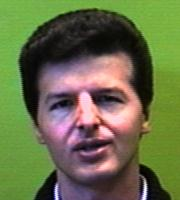
%> input picture faces/1.jpg, 180 x 200 px; its folder holds only this picture in this run
$ octave run.m   (GNU Octave 9; MATLAB toolbox functions it lacks are replaced by stand-ins)
%> lines starting %> are read from the running program, lines starting %| are printed output that depends on the picture
### create_gabor.m
%% Creates 5*8 gabor filters of size 31x31
% 5 - wave length 1..5
% 8 - angles from interval [0;pi)

psi = [0 pi/2];
gamma   = 0.5;
bw      = 1;

G = cell(5,8);
for lambda = 1:5
    for theta = 1:8
        G{lambda,theta}=zeros(31,31);
    end
end
for lambda = 1:5
    for theta = 1:8
        G{lambda,9-theta} = gabor_filter(lambda,pi/8*(theta-1),psi(1),bw,gamma,31)...
            + 1i * gabor_filter(lambda,pi/8*(theta-1),psi(2),bw,gamma,31);
    end
end

figure;
for lambda = 1:5
    for theta = 1:8
        subplot(5,8,(lambda-1)*8+theta);
        imshow(real(G{lambda,theta}),[]);
    end
end
%> this loop made 5 passes
%> pass 1, `for theta = 1:8 subplot(5,8,(lambda-1)*8+theta); imshow(real(G{lambda,..`:
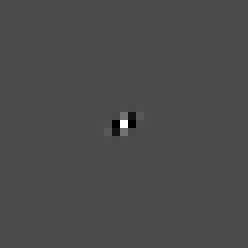
%> displayed picture: size 31x31, on the screen's scale of 0 to 255 (shown 8 times larger); min 0, max 255, mean 75; mean of the top-left, top-right, bottom-left and bottom-right quarters 75, 75, 74.5, 75.6
%> pass 1, `for theta = 1:8 subplot(5,8,(lambda-1)*8+theta); imshow(real(G{lambda,..`:
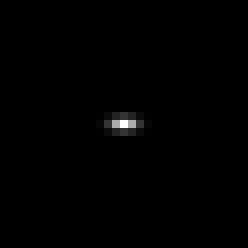
%> displayed picture: size 31x31, on the screen's scale of 0 to 255 (shown 8 times larger); min 0, max 255, mean 1

for lambda = 1:5
    for theta = 1:8
        G{lambda,theta}=fft2(G{lambda,theta});
    end
end
save gabor G

### load_images.m
function IMGDB = load_images()

global folder extension

out_max = 0.9;  % output for the right face
out_min = 0.1; % output for the wrong face

if exist('imgdb.mat','file')
    load imgdb;
else
    IMGDB = cell (3,[]);
end
disp ('Loading Faces ');
%get all files matching the pattern
folder_content = dir ([folder '/*.' extension]);
nface = size (folder_content,1);
for k=1:nface
    string = [folder '/' folder_content(k).name];

    %test if the file already exists
    image_exists=0;
    for index=1:length(IMGDB)
        if strcmp(IMGDB{1,index},string)
            image_exists=1;
        end
    end
    if image_exists==1
        continue;
    end

    image = imread(string);
    %convert the image to gray scale and resize
    if numel(size(image)) > 2
        image = rgb2gray(image);
    end
    image = imresize(image,[27 18]);
    IM {1} = im2vec (image);
    IM {2} = im2vec (fliplr(image));
    IM {3} = im2vec (circshift(image,1));
    IM {4} = im2vec (circshift(image,-1));
    IM {5} = im2vec (circshift(image,[0 1]));
    IM {6} = im2vec (circshift(image,[0 -1]));
    IM {7} = im2vec (circshift(fliplr(image),1));
    IM {8} = im2vec (circshift(fliplr(image),-1));
    IM {9} = im2vec (circshift(fliplr(image),[0 1]));
    IM {10} = im2vec (circshift(fliplr(image),[0 -1]));
    for index=1:size(IM,2)
        IMGDB {1,end+1}= string;
        IMGDB {2,end} = out_min*ones(69,1);
        IMGDB {2,end}(k) = out_max;
        IMGDB (3,end) = {IM{index}};
    end
end
save imgdb IMGDB;

### im2vec.m
function vec = im2vec (im)

load gabor;
im = adapthisteq(im,'Numtiles',[8 3]);
features = cell(5,8);
for s = 1:5
    for j = 1:8
        features{s,j} = normal(abs(ifft2(G{s,j}.*fft2(double(im),31,31),27,18)));
    end
end
features = cell2mat(features);

%reduce the size of features
features (3:3:end,:)=[];
features (2:2:end,:)=[];
features (:,3:3:end)=[];
features (:,2:2:end)=[];

%transform features amtrix to a vector
vec = reshape (features,[2160 1]);

### create_ffnn.m
function net = create_ffnn(nfaces, IMGDB)

net = network;

net.numInputs = 1;
net.numLayers = 2;

net.biasConnect = [1;1];

net.inputConnect = [1;0];

net.layerConnect = [0 0; 1 0 ];

net.outputConnect = [0 1];

netInputs = ones (2160,2);
netInputs (1:2160,1)= 0;
net.inputs{1}.range = netInputs;

net.layers{1}.size = 100;
net.layers{2}.size = nfaces;

net.layers{1:2}.transferFcn = 'logsig';
net.layers{1:2}.initFcn = 'initnw';

net.initFcn = 'initlay';
net.performFcn = 'msereg';
net.trainFcn = 'trainscg';

net = init(net);

net.trainFcn = 'trainscg';
net.trainParam.lr = 0.4;
net.trainParam.epochs = 400;
net.trainParam.show = 10;
net.trainParam.goal = 1e-3;

T{1,1} = cell2mat(IMGDB(2,:));
Y{1,1} = cell2mat(IMGDB(3,:));
net = train(net,Y,T);

save net net

### run.m
clear all
close all
clc

global folder extension net IMGDB V w cv

folder = 'faces';
extension = 'jpg';

folder_content = dir ([folder,'/.*',extension]);
nface = size (folder_content,1);

if ~exist('gabor.mat','file')
    disp ('Creating Gabor Filters ...');
    create_gabor;
else
    load gabor.mat;
end

if ~exist('imgdb.mat','file')
    disp ('Reading Files ...');
    IMGDB = load_images;
%> in load_images, image is the input picture: size 200x180x3 uint8; mean R, G, B 105.1, 110.8, 72.6
%> in load_images, `image = rgb2gray(image);`:
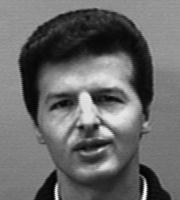
%> image: size 200x180 uint8; min 0, max 252, mean 104.7
%> after the loop in im2vec, `for s = 1:5`: features = 40 items
%> in im2vec, `vec = reshape (features,[2160 1]);`: vec = 2160 values, max 1 at index 1585, min 0 at index 3, mean 0.346
%> in im2vec (call 8), `features (3:3:end,:)=[];`:
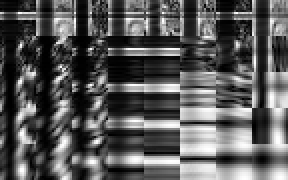
%> features: size 90x144 double (shown 2 times larger); min 0, max 1, mean 0.349; mean of the top-left, top-right, bottom-left and bottom-right quarters 0.247, 0.324, 0.303, 0.522
%> in im2vec (call 8), `features (:,2:2:end)=[];`:
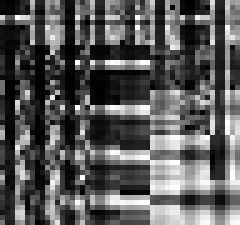
%> features: size 45x48 double (shown 5 times larger); min 0, max 1, mean 0.353; mean of the top-left, top-right, bottom-left and bottom-right quarters 0.249, 0.334, 0.303, 0.52
%> in im2vec (call 8), `vec = reshape (features,[2160 1]);`: vec = 2160 values, max 1 at index 139, min 0 at index 62, mean 0.353
%> in im2vec (call 9), `features = cell2mat(features);`:
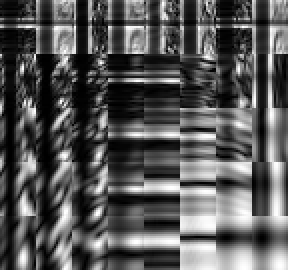
%> features: size 135x144 double (shown 2 times larger); min 0, max 1, mean 0.345
%> in im2vec (call 9), `features (3:3:end,:)=[];`:
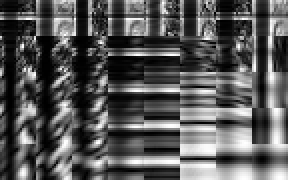
%> features: size 90x144 double (shown 2 times larger); min 0, max 1, mean 0.346
%> in im2vec (call 9), `vec = reshape (features,[2160 1]);`: vec = 2160 values, max 1 at index 2033, min 0 at index 371, mean 0.351
%> the loop in load_images, `for index=1:size(IM,2)` made 10 passes
%> after the loop in load_images, `for index=1:size(IM,2)`: IMGDB = 30 items
%> IMGDB = 30 items
else
    load imgdb.mat;
end

if ~exist('net.mat','file')
    disp ('Creating Neural Network ...');
    net = create_ffnn(nface, IMGDB);
%> the run ends on the next line

$ run again, on faces/17.jpg
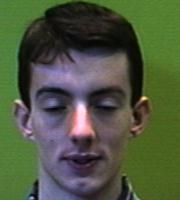
%> input picture faces/17.jpg, 180 x 200 px
%> in load_images, image is the input picture: size 200x180x3 uint8; mean R, G, B 78.4, 87.7, 63.7
%> in load_images, `image = rgb2gray(image);`:
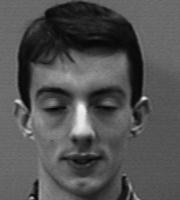
%> image: size 200x180 uint8; min 2, max 244, mean 82.2
%> after the loop in im2vec, `for s = 1:5`: features = 40 items
%> vec = 2160 values, max 1 at index 199, min 0 at index 602, mean 0.355
%> in im2vec (call 9), `features (3:3:end,:)=[];`:
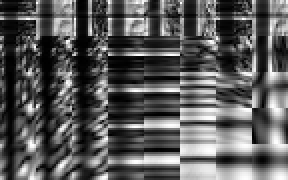
%> features: size 90x144 double (shown 2 times larger); min 0, max 1, mean 0.355
%> vec = 2160 values, max 1 at index 1586, min 0 at index 971, mean 0.359
%> the loop in load_images, `for index=1:size(IM,2)` made 10 passes
%> after the loop in load_images, `for index=1:size(IM,2)`: IMGDB = 30 items

$ run again, on faces/19.jpg
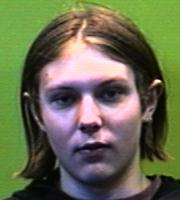
%> input picture faces/19.jpg, 180 x 200 px
%> in load_images, image is the input picture: size 200x180x3 uint8; mean R, G, B 105.9, 109.2, 81.3
%> in load_images, `image = rgb2gray(image);`:
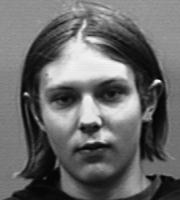
%> image: size 200x180 uint8; min 0, max 246, mean 105
%> after the loop in im2vec, `for s = 1:5`: features = 40 items
%> vec = 2160 values, max 1 at index 237, min 0 at index 610, mean 0.349
%> in im2vec (call 9), `features (3:3:end,:)=[];`:
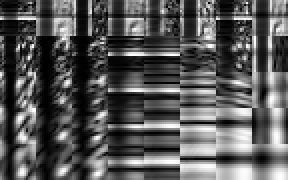
%> features: size 90x144 double (shown 2 times larger); min 0, max 1, mean 0.346; mean of the top-left, top-right, bottom-left and bottom-right quarters 0.266, 0.323, 0.286, 0.509
%> vec = 2160 values, max 1 at index 2033, min 0 at index 665, mean 0.354
%> the loop in load_images, `for index=1:size(IM,2)` made 10 passes
%> after the loop in load_images, `for index=1:size(IM,2)`: IMGDB = 30 items

$ run again, on faces/3.jpg
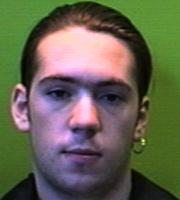
%> input picture faces/3.jpg, 180 x 200 px
%> in load_images, image is the input picture: size 200x180x3 uint8; mean R, G, B 101.4, 100.6, 80.9
%> image: size 200x180 uint8
%> after the loop in im2vec, `for s = 1:5`: features = 40 items
%> vec = 2160 values, max 1 at index 483, min 0 at index 108, mean 0.351
%> in im2vec (call 9), `features (3:3:end,:)=[];`:
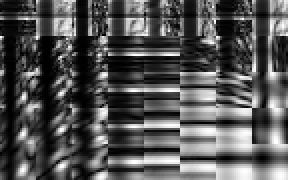
%> features: size 90x144 double (shown 2 times larger); min 0, max 1, mean 0.333
%> vec = 2160 values, max 1 at index 280, min 0 at index 848, mean 0.338
%> the loop in load_images, `for index=1:size(IM,2)` made 10 passes
%> after the loop in load_images, `for index=1:size(IM,2)`: IMGDB = 30 items
